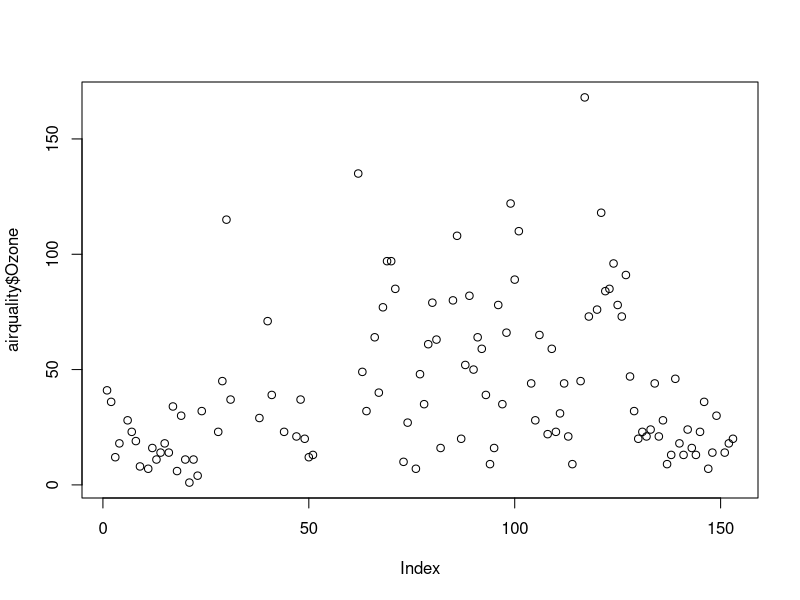
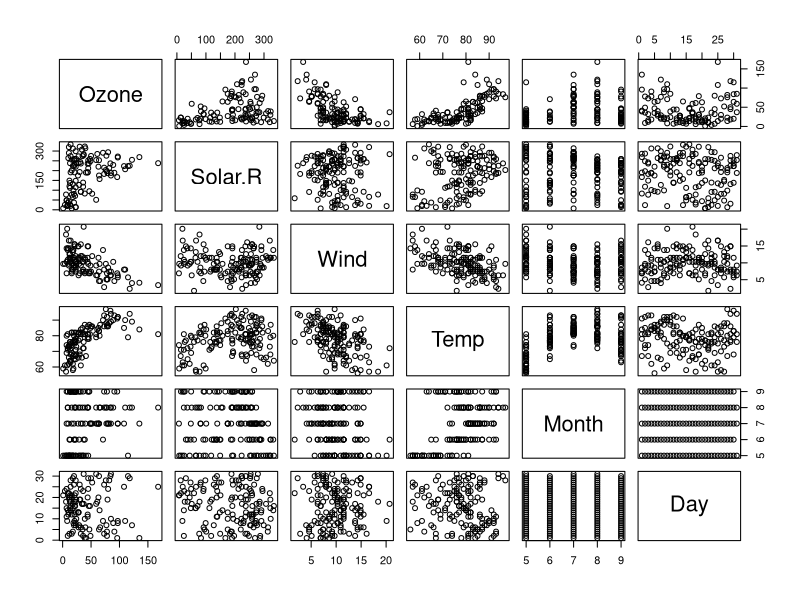
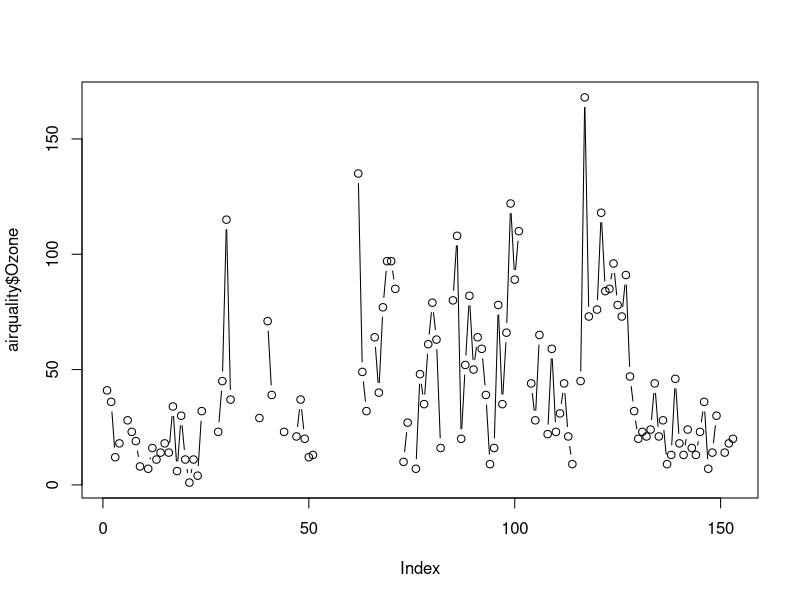
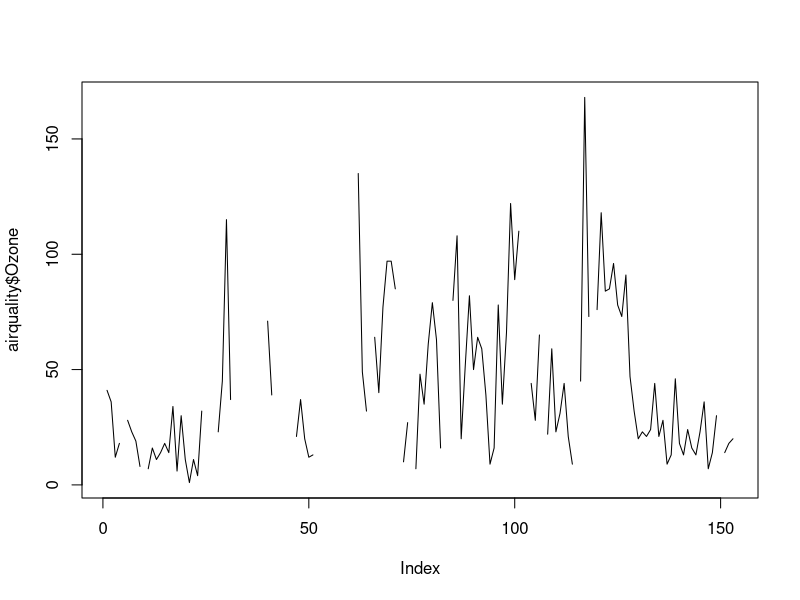
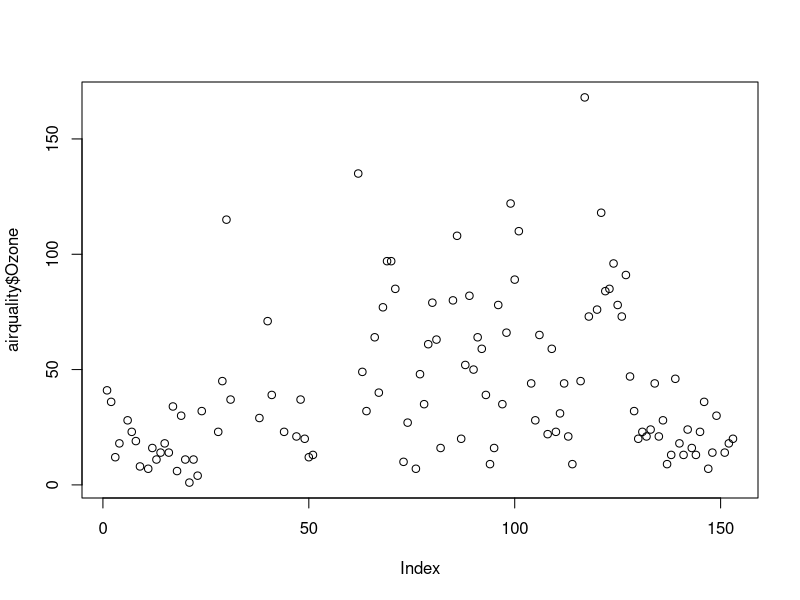
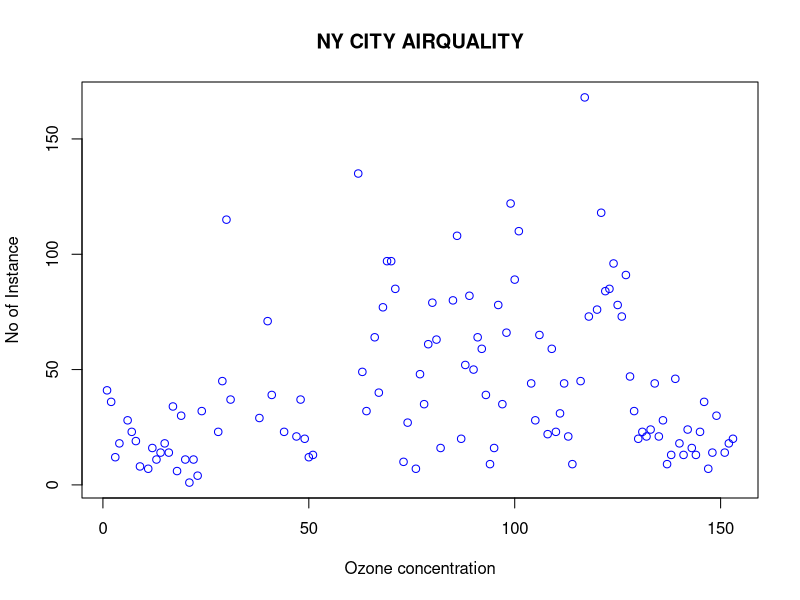
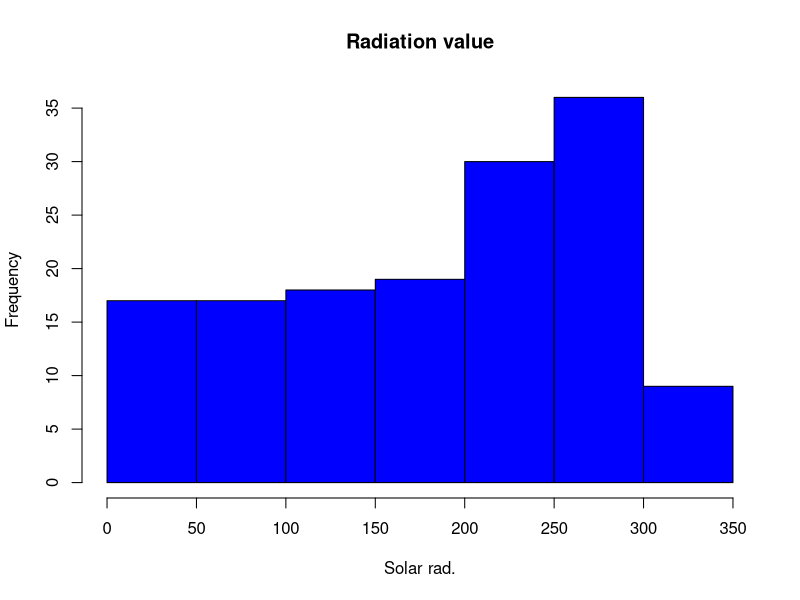
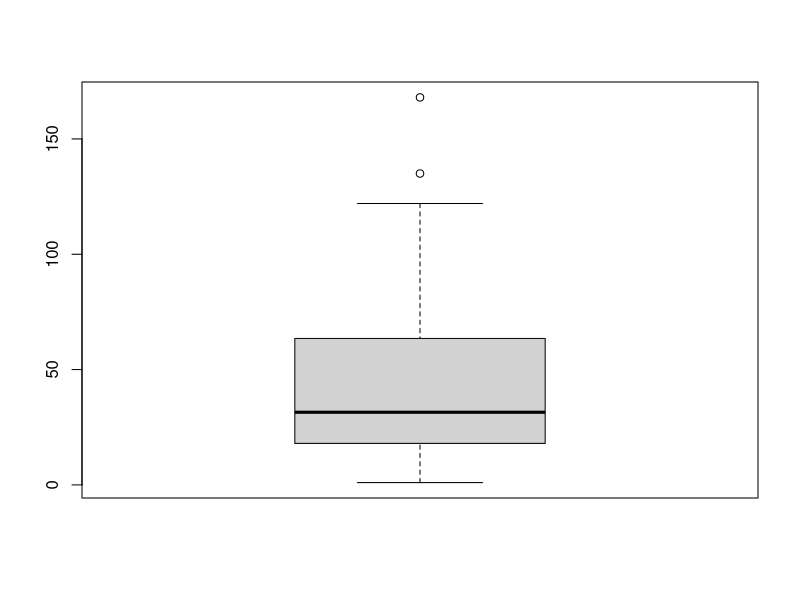

Source code (R) for these figures, in order:
data("airquality")
airquality <- datasets::airquality
airquality;
head(airquality)
tail(airquality)
airquality[,c(1,2)] ## , before c means all rows and c(1,2) is column to display.
airquality$Wind
summary(airquality$Temp)
summary(airquality)
mean(airquality$Ozone)
median(airquality$Ozone)
median(airquality$Ozone)
mean(airquality$Ozone, na.rm = TRUE)
median(airquality$Solar, na.rm = TRUE)
mean(airquality$Solar, na.rm = TRUE)
mean(airquality$Solar.R)
plot(airquality$Ozone)
plot(airquality)


plot(airquality$Ozone, type = "b") ## for line and points both

plot(airquality$Ozone, type = "l") ## for graph with only lines use l

plot(airquality$Ozone, type = "p") ## for graph with only points use p

plot(airquality$Ozone, xlab = "Ozone concentration", ylab = "No of Instance", main = "NY CITY AIRQUALITY", col='blue')

hist(airquality$Solar.R,
     main = "Radiation value", xlab = "Solar rad.", col = "blue")  ##HIstogram main is used to display heading


boxplot(airquality$Ozone) ##Boxplot

boxplot(airquality[,1:4],main = 'Multiple')  ## multiple boxplot

pnorm(70,60,10)
pnorm(680,711,29)
pnorm(750,711,29)
1-pnorm(680,711,29)
1-pnorm(650,711,29)

pnorm(650,711,29)-pnorm(680,711,29)

